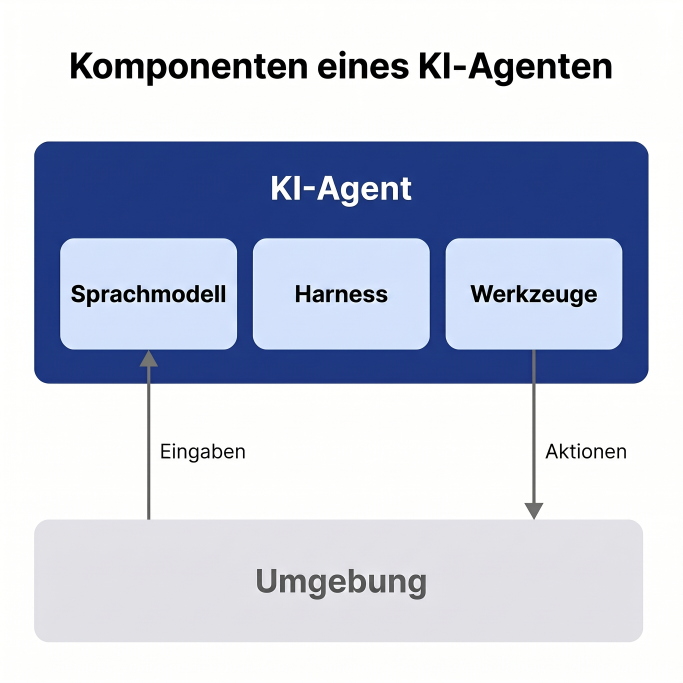
#> input picture videos/01-was-ist-ein-ki-agent/schaubilder/A-harness.jpeg, 2048 x 2048 px, found by its file name (shown at 1/3 size); its folder holds only this picture in this run
$ python make-tiktok-composites.py
#> lines starting #> are read from the running program, lines starting #| are printed output that depends on the picture
#!/usr/bin/env python3
"""
Composite Schaubilder onto a 1080x1920 white canvas with padding.

Usage:
    python3 make-tiktok-composites.py [VIDEO_DIR]

VIDEO_DIR defaults to current directory. Looks for ./schaubilder/*.jpeg and
*.png, generates ./tiktok-1080x1920/tiktok-<NAME>.png for each.

Output ist PNG mit sRGB-ICC-Profil. Grund: TikTok-Upload vom iPhone erkennt
PNG zuverlaessig, JPGs ohne Profil werden teils farblich verschoben dargestellt
oder gar nicht akzeptiert. Bei Flat-Graphics mit viel Weissraum ist PNG zudem
meist kleiner als das frueher genutzte JPG (Q92).
"""

from PIL import Image
from PIL.ImageCms import createProfile, ImageCmsProfile
import sys
import os

VIDEO_DIR = sys.argv[1] if len(sys.argv) > 1 else os.getcwd()
src_dir = os.path.join(VIDEO_DIR, "schaubilder")
out_dir = os.path.join(VIDEO_DIR, "tiktok-1080x1920")

if not os.path.isdir(src_dir):
    print(f"Fehler: {src_dir} existiert nicht")
    sys.exit(1)

os.makedirs(out_dir, exist_ok=True)

CANVAS_W, CANVAS_H = 1080, 1920

# Padding um das Schaubild herum. Werte 2026-05-26 nach unten gezogen,
# damit das Schaubild groesser erscheint und mobil besser lesbar ist.
# Greenscreen-Raum unten bleibt mit >800px ausreichend fuer den Sprecher.
PAD_TOP = 100
PAD_SIDE = 60

TARGET_W = CANVAS_W - 2 * PAD_SIDE

# sRGB-Profil als Bytes, damit Farben auf iPhone und in TikTok eindeutig
# interpretiert werden. createProfile liefert ein PIL-internes Profil,
# ImageCmsProfile.tobytes() schreibt es ins PNG-Header.
srgb_icc_bytes = ImageCmsProfile(createProfile("sRGB")).tobytes()

inputs = sorted(
    f for f in os.listdir(src_dir)
    if f.lower().endswith((".jpeg", ".jpg", ".png"))
    and not f.startswith(".")
)

if not inputs:
    print(f"Keine Bilder in {src_dir} gefunden.")
    sys.exit(1)

for fname in inputs:
    src_path = os.path.join(src_dir, fname)
    img = Image.open(src_path).convert("RGB")
#> img is the input picture: PIL image 2048x2048 RGB; mean R, G, B 195.8, 202.3, 219.2
    w, h = img.size
#> w = 2048; h = 2048
    new_h = int(h * (TARGET_W / w))
#> new_h = 960
    img_resized = img.resize((TARGET_W, new_h), Image.LANCZOS)
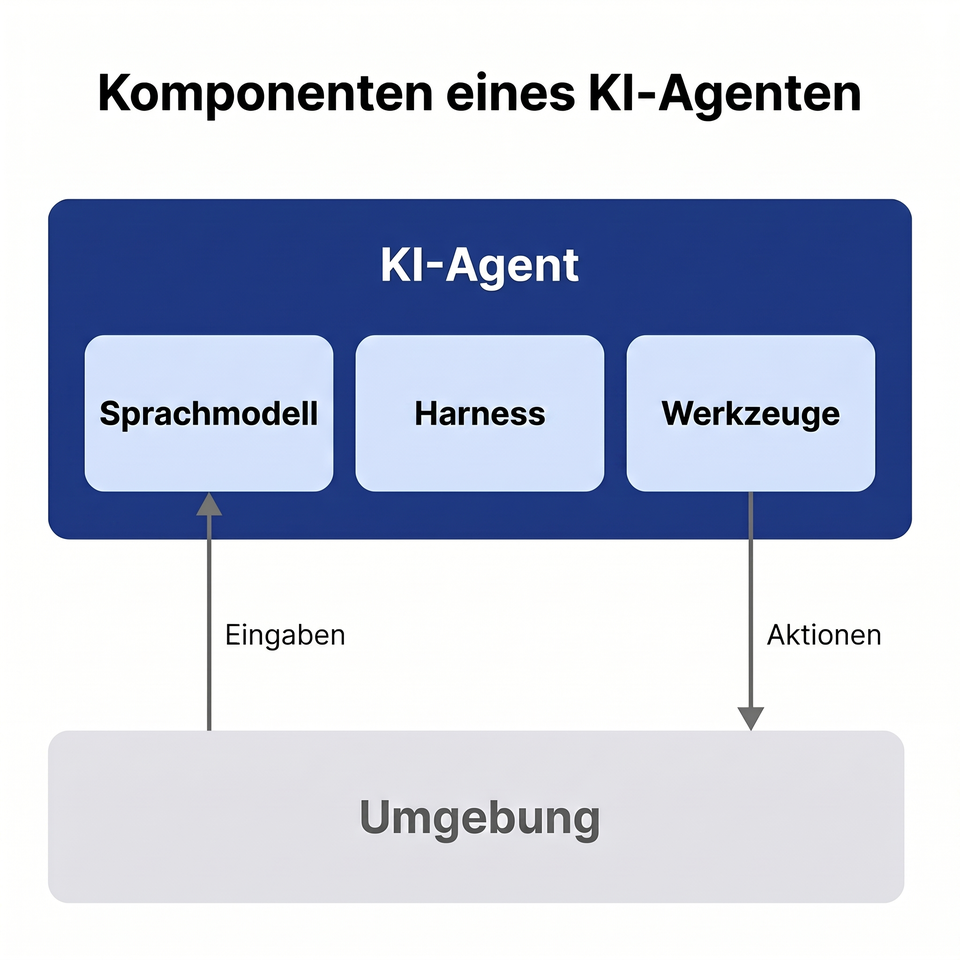
#> img_resized: PIL image 960x960 RGB; mean R, G, B 195.8, 202.3, 219.2

    canvas = Image.new("RGB", (CANVAS_W, CANVAS_H), (255, 255, 255))
#> canvas: PIL image 1080x1920 RGB; every value is 255
    canvas.paste(img_resized, (PAD_SIDE, PAD_TOP))
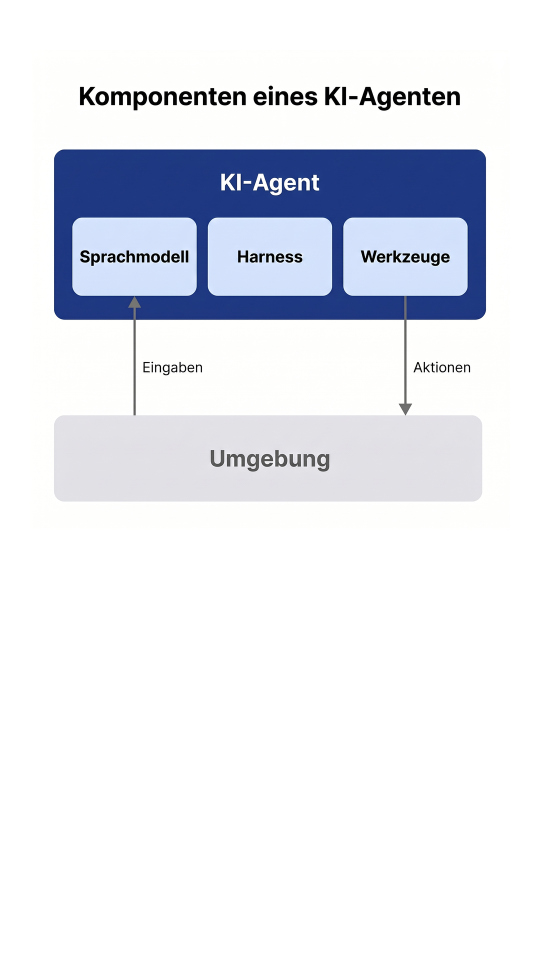
#> canvas: PIL image 1080x1920 RGB (shown at 1/2 size); mean R, G, B 228.7, 231.6, 239.1

    stem = os.path.splitext(fname)[0]
    out_path = os.path.join(out_dir, f"tiktok-{stem}.png")
    canvas.save(out_path, "PNG", optimize=True, icc_profile=srgb_icc_bytes)
    bottom_space = CANVAS_H - PAD_TOP - new_h
#> bottom_space = 860
    print(f"OK {out_path}  ({TARGET_W}x{new_h} an {PAD_SIDE},{PAD_TOP}, {bottom_space}px unten frei)")
#| OK scripts/tiktok-1080x1920/tiktok-A-harness.png  (960x960 an 60,100, 860px unten frei)

print(f"\n{len(inputs)} Schaubilder verarbeitet.")

$ run again, on videos/01-was-ist-ein-ki-agent/schaubilder/B-clean.jpeg
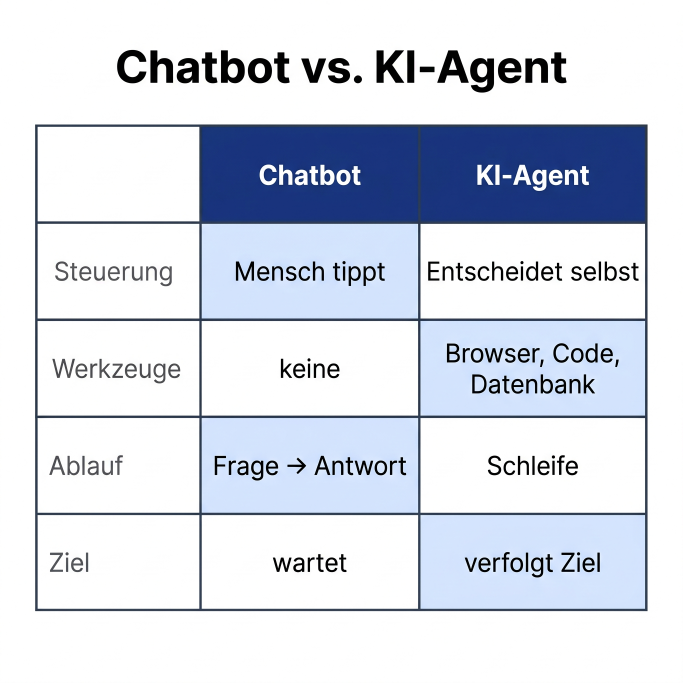
#> input picture videos/01-was-ist-ein-ki-agent/schaubilder/B-clean.jpeg, 2048 x 2048 px, found by its file name (shown at 1/3 size)
#> img is the input picture: PIL image 2048x2048 RGB; mean R, G, B 213.7, 219.2, 230.1
#> `img_resized = img.resize((TARGET_W, new_h), Image.LANCZOS)`:
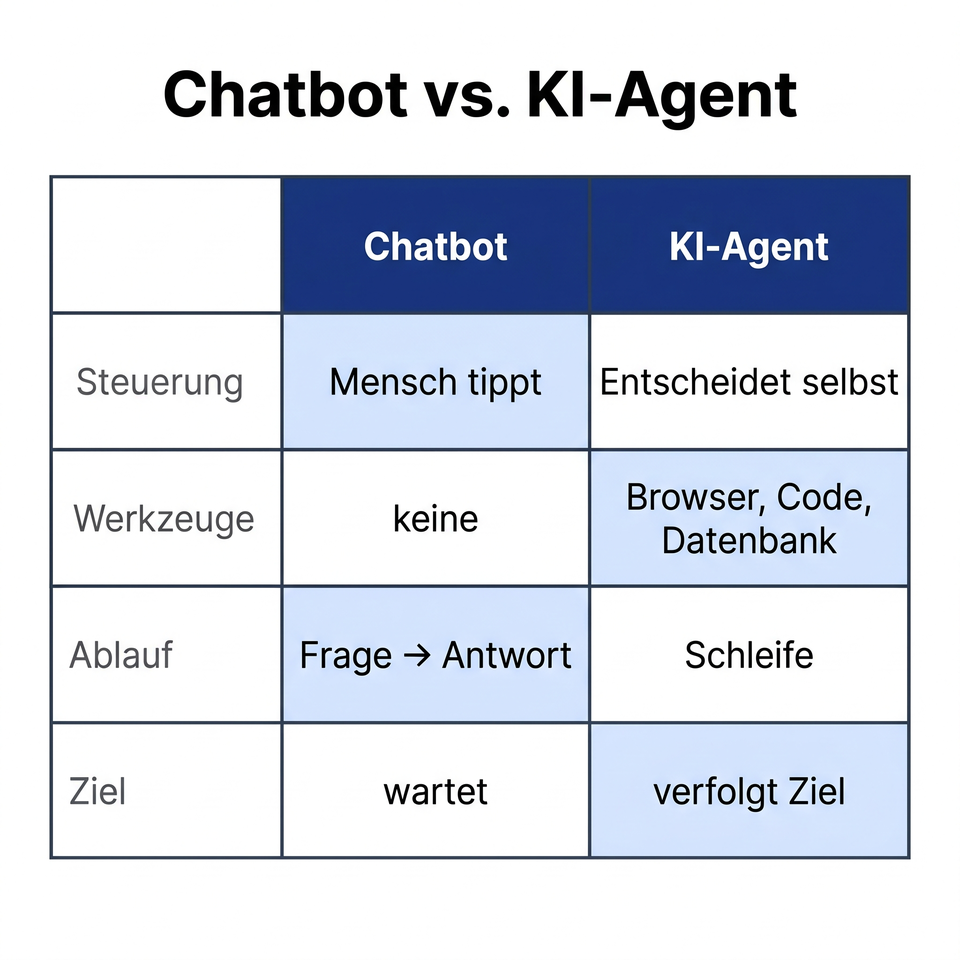
#> img_resized: PIL image 960x960 RGB; mean R, G, B 213.6, 219.1, 230
#> `canvas.paste(img_resized, (PAD_SIDE, PAD_TOP))`:
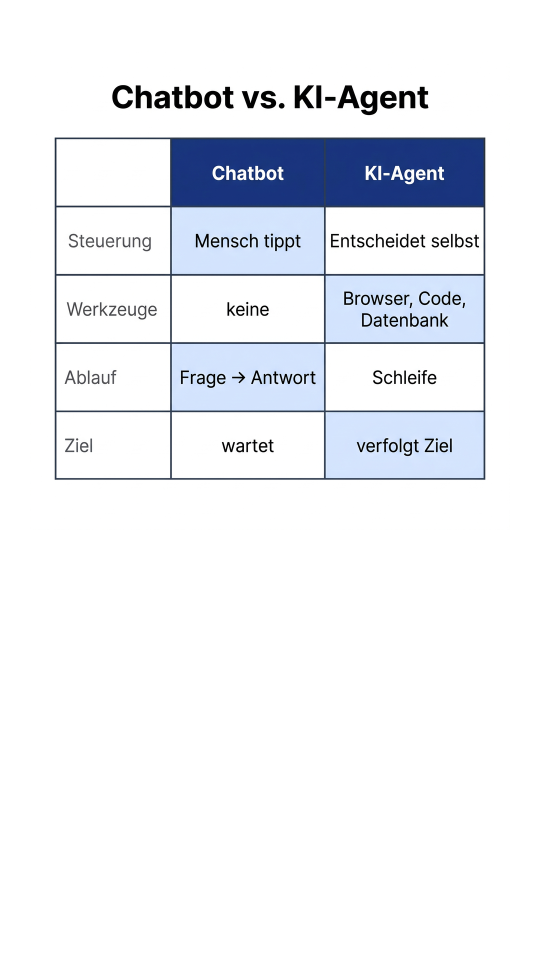
#> canvas: PIL image 1080x1920 RGB (shown at 1/2 size); mean R, G, B 236.6, 239.1, 243.9
#| OK scripts/tiktok-1080x1920/tiktok-B-clean.png  (960x960 an 60,100, 860px unten frei)

$ run again, on videos/01-was-ist-ein-ki-agent/schaubilder/C-clean.jpeg
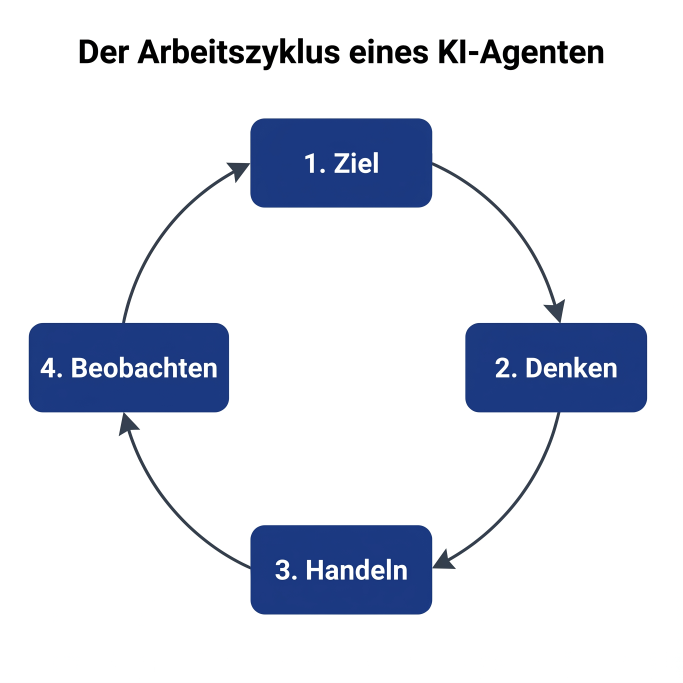
#> input picture videos/01-was-ist-ein-ki-agent/schaubilder/C-clean.jpeg, 2048 x 2048 px, found by its file name (shown at 1/3 size)
#> img is the input picture: PIL image 2048x2048 RGB; mean R, G, B 220.4, 224.4, 233.9
#> `img_resized = img.resize((TARGET_W, new_h), Image.LANCZOS)`:
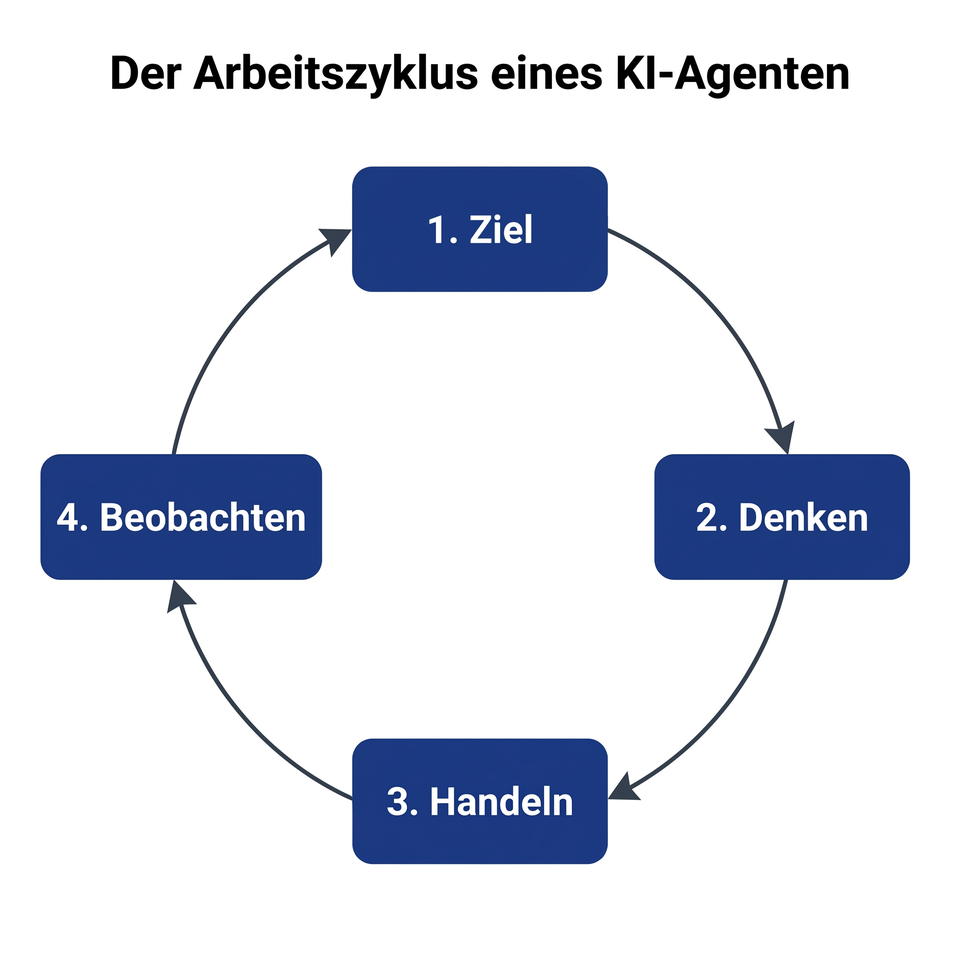
#> img_resized: PIL image 960x960 RGB; mean R, G, B 220.3, 224.3, 233.9
#> `canvas.paste(img_resized, (PAD_SIDE, PAD_TOP))`:
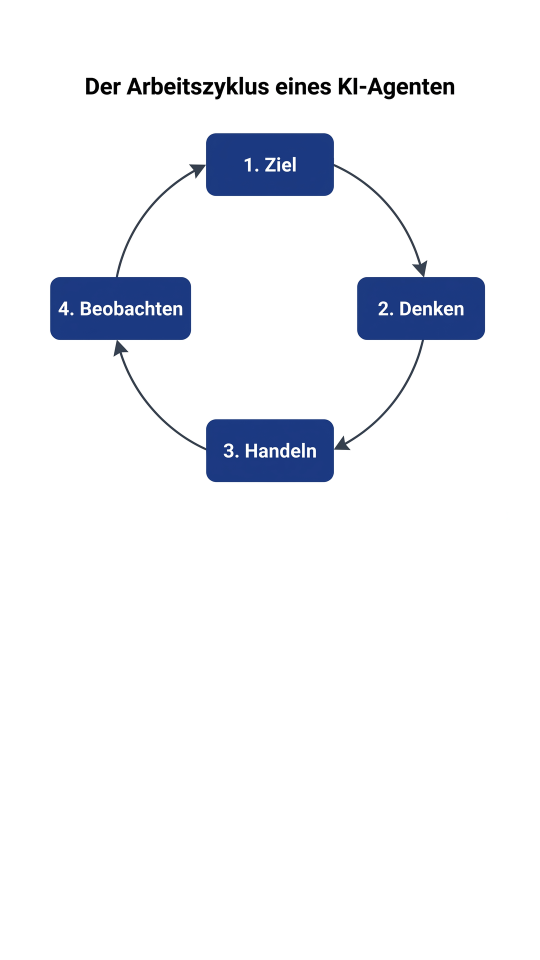
#> canvas: PIL image 1080x1920 RGB (shown at 1/2 size); mean R, G, B 239.6, 241.4, 245.6
#| OK scripts/tiktok-1080x1920/tiktok-C-clean.png  (960x960 an 60,100, 860px unten frei)

$ run again, on videos/01-was-ist-ein-ki-agent/schaubilder/D-clean.jpeg
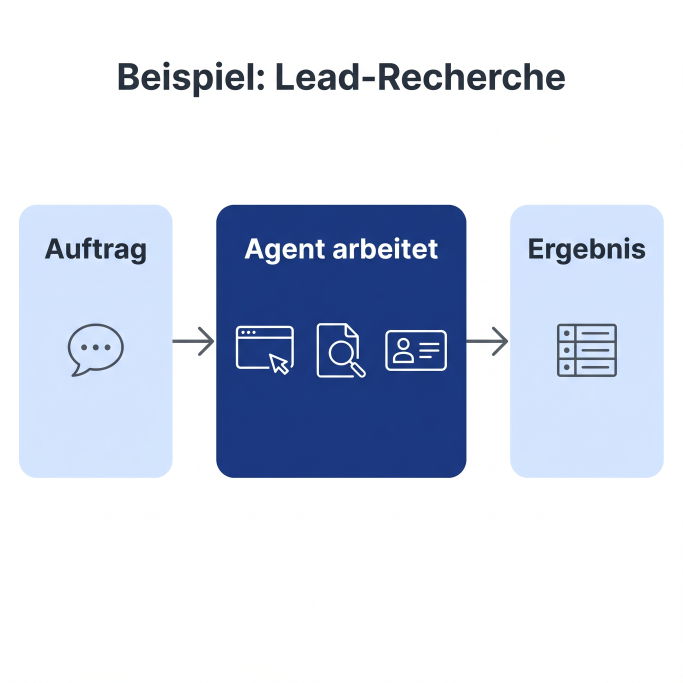
#> input picture videos/01-was-ist-ein-ki-agent/schaubilder/D-clean.jpeg, 2048 x 2048 px, found by its file name (shown at 1/3 size)
#> img is the input picture: PIL image 2048x2048 RGB; mean R, G, B 211.7, 218.8, 233.2
#> `img_resized = img.resize((TARGET_W, new_h), Image.LANCZOS)`:
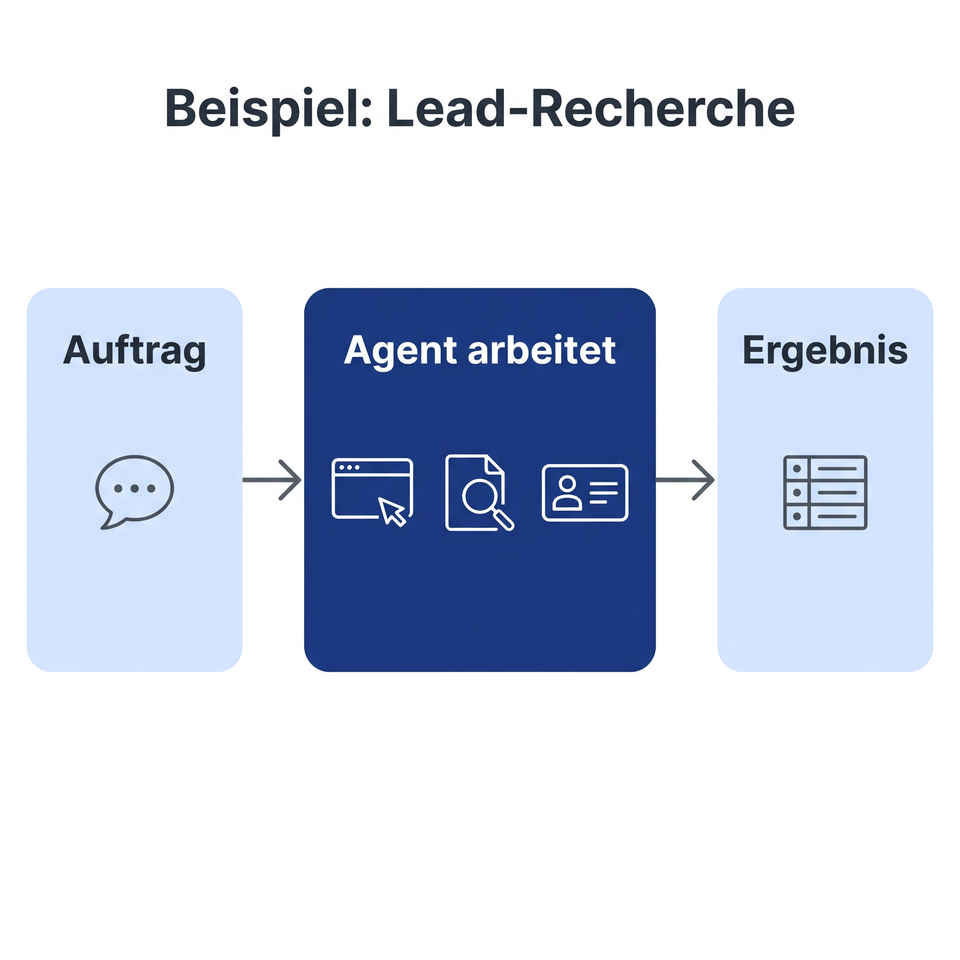
#> img_resized: PIL image 960x960 RGB; mean R, G, B 211.7, 218.7, 233.2
#> `canvas.paste(img_resized, (PAD_SIDE, PAD_TOP))`:
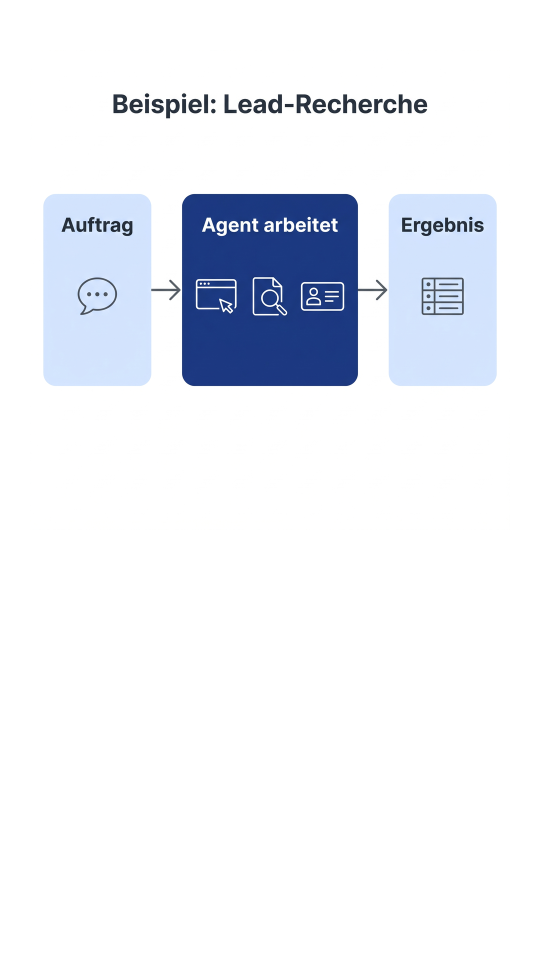
#> canvas: PIL image 1080x1920 RGB (shown at 1/2 size); mean R, G, B 235.7, 238.9, 245.3
#| OK scripts/tiktok-1080x1920/tiktok-D-clean.png  (960x960 an 60,100, 860px unten frei)
